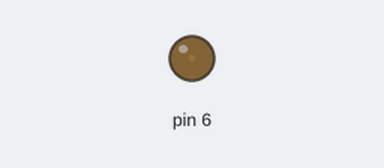
Bench run of a sketch on a simulated Arduino Uno, built with avr-gcc and run on an emulated ATmega328P. On the bench: output pins drawn as LEDs (lit = HIGH).

Above: at 0.05 s.
At 1.65 s:
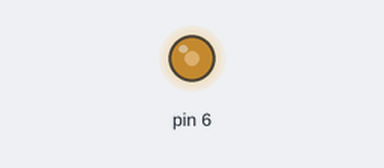
At 2.4 s:
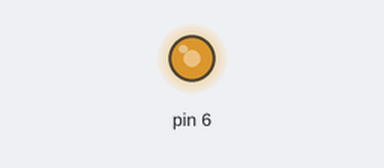
At 3.3 s:
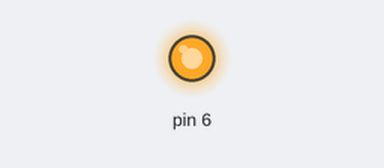
Timing chart, 0 to 7.6 s (numbered marks = the images above):
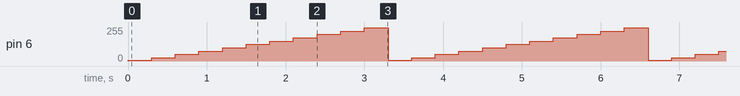

Measured:
- by itself, pin 6: repeats every 3.3 s: 25/255 0.30 s, 50/255 0.30 s, 75/255 0.30 s, 100/255 0.30 s, 125/255 0.30 s, 150/255 0.30 s, 175/255 0.30 s, 200/255 0.30 s, 225/255 0.30 s, 250/255 0.30 s, 5/255 0.30 s

The sketch:

pwm-test.ino
```cpp
void setup() {
  // put your setup code here, to run once:

}

void loop() {
  analogWrite(6, 5);
  delay(300);
  analogWrite(6, 25);
  delay(300);
  analogWrite(6, 50);
  delay(300);
  analogWrite(6, 75);
  delay(300);
  analogWrite(6, 100);
  delay(300);
  analogWrite(6, 125);
  delay(300);
  analogWrite(6, 150);
  delay(300);
  analogWrite(6, 175);
  delay(300);
  analogWrite(6, 200);
  delay(300);
  analogWrite(6, 225);
  delay(300);
  analogWrite(6, 250);
  delay(300);
  analogWrite(6, 255);
}
```
